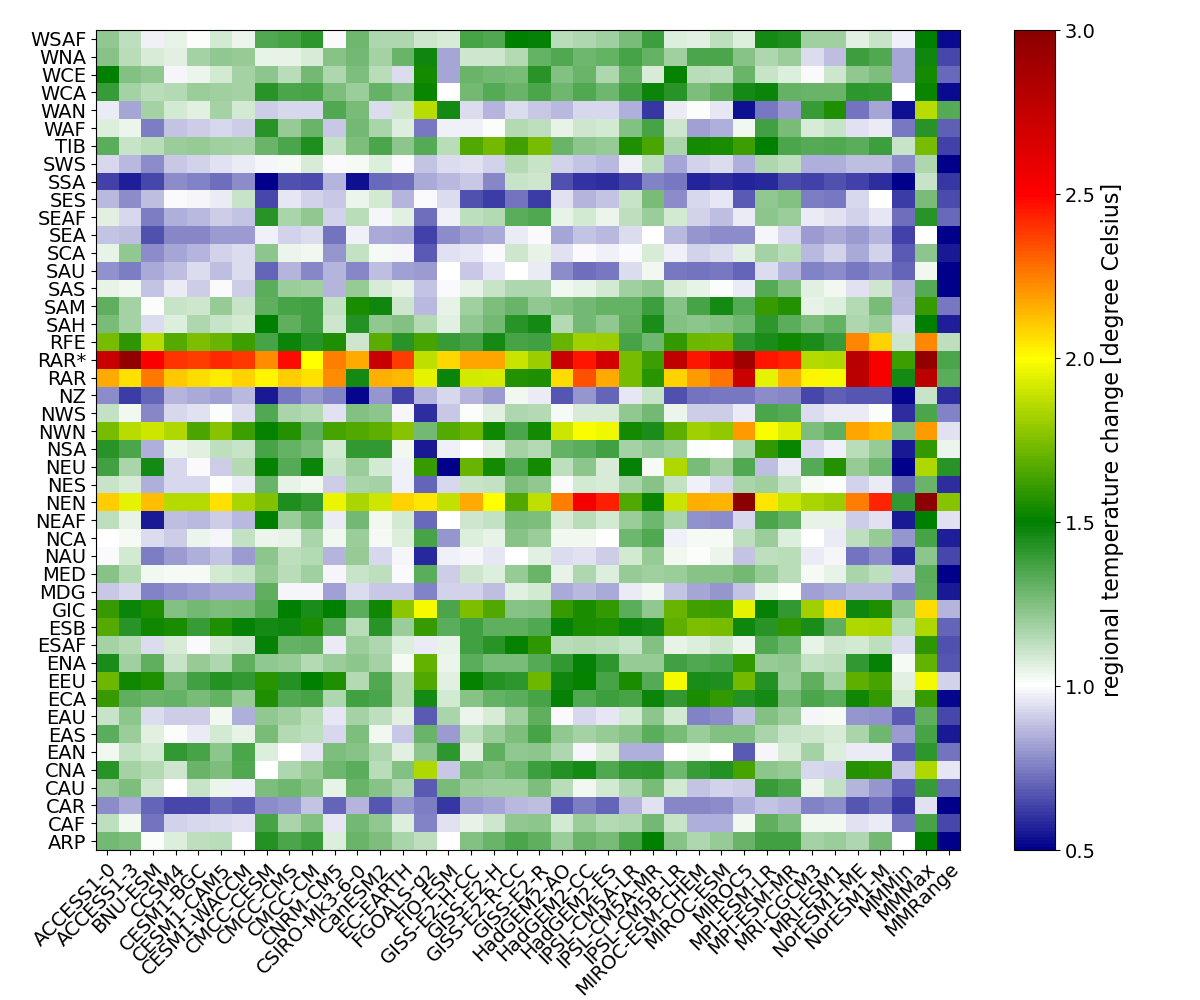

Here is the Python script that generated this plot:
#
# python script for Figure 33
#
# python script to loade patterns of 31 models from Lynch et al. (2017), aggregated into 46 regions as given in  Iturbide et al. (2020) [land only]
# missing models are: CESM1-WACCM, EC_Earth, FIO-ESM, GFDL-CM3, GFDL-ESM2G, GFDL-ESM2M, GISS-ES_R, bcc-csm-1-m, bcc-csm-1, inmcm
#
# produce a plot that shows in color coding the warming for each model and region
#
# regions:
# ['ARP', 'CAF', 'CAR', 'CAU', 'CNA', 'EAN', 'EAS', 'EAU', 'ECA', 'EEU', 'ENA', 'ESAF', 'ESB', 'GIC', 'MDG', 'MED',
#  'NAU', 'NCA', 'NEAF', 'NEN', 'NES', 'NEU', 'NSA', 'NWN', 'NWS', 'NZ', 'RAR', 'RAR*', 'RFE', 'SAH', 'SAM', 'SAS',
#  'SAU', 'SCA', 'SEA', 'SEAF', 'SES', 'SSA', 'SWS', 'TIB', 'WAF', 'WAN', 'WCA', 'WCE', 'WNA', 'WSAF']
#
# models:
# ['ACCESS1-0', 'ACCESS1-3', 'BNU-ESM', 'CCSM4', 'CESM1-BGC', 'CESM1-CAM5', 'CMCC-CESM', 'CMCC-CMS', 'CMCC-CM', 'CNRM-CM5',
# 'CSIRO-Mk3-6-0', 'CanESM2', 'FGOALS-g2', 'GISS-E2-H-CC', 'GISS-E2-H', 'GISS-E2-R-CC', 'HadGEM2-AO', 'HadGEM2-CC', 'HadGEM2-ES',
# 'IPSL-CM5A-LR', 'IPSL-CM5A-MR', 'IPSL-CM5B-LR', 'MIROC-ESM-CHEM', 'MIROC-ESM', 'MIROC5', 'MPI-ESM-LR', 'MPI-ESM-MR', 'MRI-CGCM3',
# 'MRI-ESM1', 'NorESM1-ME', 'NorESM1-M']
#
# To run: exec(open("./Figure33.py").read())
#------------------------------------------------------------------------------------------------------------

import re            #module for regular expression pattern matching
import glob
import os            #module for operating system stuff
import csv
import importlib
import matplotlib.pyplot as plt
import numpy as np
import matplotlib as mpl
from matplotlib.colors import LinearSegmentedColormap, ListedColormap

#font size for annotation
#- - - - - - - - - - - - - - - - - - - - - - - - - - - - - - - - - - - - - - - - -
fsl  = 14  #axis labels
fscb = 14  #colorbar labels
figname = 'figure_32.png'

#define color maps to be used (for list of colors with names: https://matplotlib.org/stable/gallery/color/named_colors.html)
#- - - - - - - - - - - - - - - - - - - - - - - - - - - - - - - - - - - - - - - - -
icmap = 2  #which of the colormaps to use? cmap1 (1) or cmap2 (2)?

vmin1  = 0.5;   vmax1 = 3.5;   dv1   = vmax1-vmin1
colors1 = ["darkblue",            "white",           "green",              "yellow",        "darkorange",                "red",   "darkred"]
nodes1  = [       0.0,    (1.0-vmin1)/dv1,    (1.5-vmin1)/dv1,      (2.0-vmin1)/dv1,     (2.5-vmin1)/dv1,      (3.0-vmin1)/dv1,         1.0]
cmap1   = LinearSegmentedColormap.from_list("mycmap", list(zip(nodes1, colors1)))

vmin2  = 0.5;   vmax2 = 3.0;   dv2   = vmax2-vmin2
colors2 = ["darkblue",            "white",           "green",              "yellow",               "red",   "darkred"]
nodes2  = [       0.0,    (1.0-vmin2)/dv2,    (1.5-vmin2)/dv2,      (2.0-vmin2)/dv2,     (2.5-vmin2)/dv2,         1.0]
cmap2   = LinearSegmentedColormap.from_list("mycmap", list(zip(nodes2, colors2)))


#get a listing of your files, sorted by file name
#- - - - - - - - - - - - - - - - - - - - - - - - - - - - - - - - - - - - - - - - -
folder = "./"                                              # where are the data to be processed?
fileid = "temp_region_patternonly_PATTERN_tas_ANN_*.csv"   # list the files to be processed
files  = sorted(glob.glob(os.path.join(folder,fileid)))
nfiles = np.size(files)                                    #number of files
print('number of models is',nfiles)

#get number of lines in file, subtract number of header lines, to get number of data lines
#- - - - - - - - - - - - - - - - - - - - - - - - - - - - - - - - - - - - - - - - - - - - 
cmd    = 'wc -l '+files[0]
cou    = os.popen(cmd).read()
nlt    = re.split('\s+', cou)
n_head = 1
n_data = np.int64( int(nlt[0]) - n_head )
print('number of regions is',n_data)

#initialize data structures
#- - - - - - - - - - - - - - - - - - - - - - - - - - - - - - - - - - - - - - - - -
nregions = n_data-1
nmodels  = nfiles
regions  = []
models   = []
dtreg    = np.zeros([nregions,nmodels+3],dtype=np.float64)  #add three more 'models' for multimodel min / max / range

#go through list of files and read the data
#- - - - - - - - - - - - - - - - - - - - - - - - - - - - - - - - - - - - - - - - -
for ifile in range(nmodels):
    f = open(files[ifile], 'r')
    print( " processing file : ",files[ifile])
    #get model name
    s    = re.split('_',files[ifile])
    momo = s[6]
    models.append(momo)
    #read the data and range it
    data = list(csv.reader(f, delimiter=","))
    f.close()
    for ireg in range(0,nregions):
        dtreg[ireg,ifile] = float(data[ireg+1][1])
        if (ifile==0): regions.append(data[ireg+1][0])

#file additional two 'model entries' with multimodel min / max
#- - - - - - - - - - - - - - - - - - - - - - - - - - - - - - - - - - - - - - - - -
imo=nmodels
models.append('MMMin')
for ireg in range(0,nregions): dtreg[ireg,imo] = np.min(dtreg[ireg,0:nmodels])
imo=nmodels+1
models.append('MMMax')
for ireg in range(0,nregions): dtreg[ireg,imo] = np.max(dtreg[ireg,0:nmodels])
imo=nmodels+2
models.append('MMRange')
for ireg in range(0,nregions): dtreg[ireg,imo] = np.max(dtreg[ireg,0:nmodels]) - np.min(dtreg[ireg,0:nmodels])


#plot what you read
#- - - - - - - - - - - - - - - - - - - - - - - - - - - - - - - - - - - - - - - - -
if (icmap==1): cmap = cmap1;   vmin = vmin1;   vmax = vmax1
if (icmap==2): cmap = cmap2;   vmin = vmin2;   vmax = vmax2
fig,ax = plt.subplots(1,1,figsize=(12,10))
plt.subplots_adjust(left=0.08, bottom=0.15, right=0.98, top=0.97)
#psm    = ax.pcolormesh(dtreg, cmap=cmap, rasterized=True, vmin=vmin, vmax=vmax)
psm    = ax.pcolormesh(dtreg, cmap=cmap, vmin=vmin, vmax=vmax)
cbar   = fig.colorbar(psm, ax=ax)
cbar.ax.tick_params(labelsize=fscb)
cbar.ax.set_ylabel('regional temperature change [degree Celsius]', fontsize=fscb+2)
ax.set_xticks(np.arange(len(models))+0.5, labels=models, rotation=45, ha="right", rotation_mode="anchor", fontsize=fsl)
ax.set_yticks(np.arange(len(regions))+0.5, labels=regions, fontsize=fsl)
#plt.show(block=False)
plt.savefig(figname,format='png')


#produce table for paper: region name, full description, warming in MPI-ESM-LR, in HadGem-ES, min_over_ESMs, max_over_ESMs
#- - - - - - - - - - - - - - - - - - - - - - - - - - - - - - - - - - - - - - - - -
acr=[];  fre=[]; 
acr.append('GIC');   fre.append('Greenland/Iceland');
acr.append('NWN');   fre.append('N.W.North-America');
acr.append('NEN');   fre.append('N.E.North-America');
acr.append('WNA');   fre.append('W.North-America');
acr.append('CNA');   fre.append('C.North-America');
acr.append('ENA');   fre.append('E.North-America');
acr.append('NCA');   fre.append('N.Central-America');
acr.append('SCA');   fre.append('S.Central-America');
acr.append('CAR');   fre.append('Caribbean');
acr.append('NWS');   fre.append('N.W.South-America');
acr.append('NSA');   fre.append('N.South-America');
acr.append('NES');   fre.append('N.E.South-America');
acr.append('SAM');   fre.append('South-American-Monsoon');
acr.append('SWS');   fre.append('S.W.South-America');
acr.append('SES');   fre.append('S.E.South-America');
acr.append('SSA');   fre.append('S.South-America');
acr.append('NEU');   fre.append('N.Europe');
acr.append('WCE');   fre.append('West\&Central-Europe');
acr.append('EEU');   fre.append('E.Europe');
acr.append('MED');   fre.append('Mediterranean');
acr.append('SAH');   fre.append('Sahara');
acr.append('WAF');   fre.append('Western-Africa');
acr.append('CAF');   fre.append('Central-Africa');
acr.append('NEAF');  fre.append('N.Eastern-Africa');
acr.append('SEAF');  fre.append('S.Eastern-Africa');
acr.append('WSAF');  fre.append('W.Southern-Africa');
acr.append('ESAF');  fre.append('E.Southern-Africa');
acr.append('MDG');   fre.append('Madagascar');
acr.append('RAR');   fre.append('Russian-Arctic');
acr.append('RAR*');  fre.append('Russian-Arctic');
acr.append('WSB');   fre.append('W.Siberia');
acr.append('ESB');   fre.append('E.Siberia');
acr.append('RFE');   fre.append('Russian-Far-East');
acr.append('WCA');   fre.append('W.C.Asia');
acr.append('ECA');   fre.append('E.C.Asia');
acr.append('TIB');   fre.append('Tibetan-Plateau');
acr.append('EAS');   fre.append('E.Asia');
acr.append('ARP');   fre.append('Arabian-Peninsula');
acr.append('SAS');   fre.append('S.Asia');
acr.append('SEA');   fre.append('S.E.Asia');
acr.append('NAU');   fre.append('N.Australia');
acr.append('CAU');   fre.append('C.Australia');
acr.append('EAU');   fre.append('E.Australia');
acr.append('SAU');   fre.append('S.Australia');
acr.append('NZ');    fre.append('New-Zealand');
acr.append('EAN');   fre.append('E.Antarctica');
acr.append('WAN');   fre.append('W.Antarctica');

#find index imo1 of model MPI-ESM-LR
for imo in range(len(models)):
    if (models[imo]=='MPI-ESM-LR'):
        imo1 = imo
                 
#find index imo2 of model HadGEM2-ES
for imo in range(len(models)):
    if (models[imo]=='HadGEM2-ES'):
        imo2 = imo
#go through list of regions as listed in the table in the paper
#search dtreg[iregon,imodel] to find regional warming for that region for models momo1 and momo2, as well as min and max over all models
f = open('TableBody4PaperBetaOnly.txt','w')
nacr=len(acr)
for ir1 in range(nacr):
    for ir2 in range(len(regions)):
        if (regions[ir2]==acr[ir1]): irget=ir2
    dtmo1 = dtreg[irget,imo1]
    dtmo2 = dtreg[irget,imo2]
    dtmin = np.min(dtreg[irget,0:nmodels])
    dtmax = np.max(dtreg[irget,0:nmodels])
    f.write( acr[ir1] + ' & ' + fre[ir1] + ' & ')                                    # col  1 & 2
    f.write( '   %6.4f   &   %6.4f   &    %6.4f   &   %6.4f   \\\ \n' % ( dtmo1,dtmo2,dtmin,dtmax ) )    # col  2
    
f.close()




